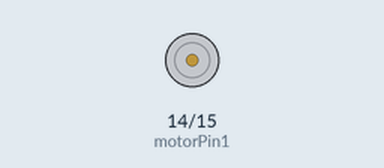
The sketch below on a simulated Arduino Uno, built with avr-gcc and run on an emulated ATmega328P. On the bench: motor-driver pin pairs drawn as motors (green arrow = first pin HIGH = forward, orange = second pin HIGH = backward, longer = more drive). What the sketch prints to the serial monitor is not drawn.

Above: at 0.1 s.
At 13.3 s:
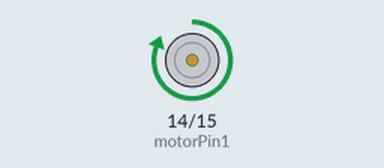
Timing chart, 0 to 14.8 s (numbered marks = the images above):
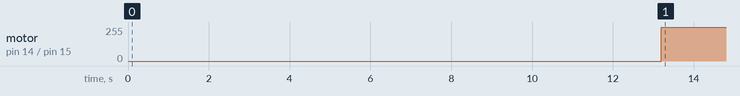

Measured:
- by itself, motor on pin 14 (motorPin1) / pin 15 (motorPin2): stopped → forward 255/255 at 13.2 s

The sketch:

PonteCidadeAut.ino
```cpp
#include <Arduino.h>

// Defina os pinos da ponte H
const int motorPin1 = 14; // Conecte a um dos pinos de controle da ponte H
const int motorPin2 = 15; // Conecte ao outro pino de controle da ponte H

// Velocidade inicial e incremento de velocidade
int velocidade = 0;
int incremento = 10;

void setup() {
  Serial.begin(9600);
  pinMode(motorPin1, OUTPUT);
  pinMode(motorPin2, OUTPUT);
}

void loop() {
  // Aumente a velocidade gradativamente
  if (velocidade < 255) {
    velocidade += incremento;
  }

  // Controle do motor usando a ponte H
  analogWrite(motorPin1, velocidade); // Use um dos pinos de controle da ponte H
  digitalWrite(motorPin2, LOW);       // Desligue o outro pino
  Serial.print(velocidade);

  // Aguarde um curto período de tempo para a aceleração ser visível
  delay(100);

  // Você pode adicionar mais lógica aqui para controlar a desaceleração ou parar o motor

  // Aguarde um pouco antes de aumentar a velocidade novamente
  delay(1000);
}
```
